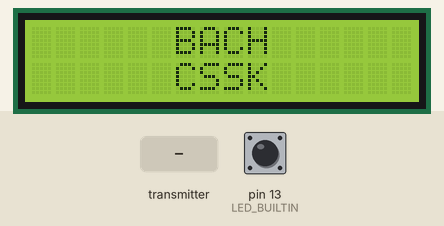
The sketch below on a simulated Arduino Uno, built with avr-gcc and run on an emulated ATmega328P. On the bench: 16×2 character LCD. The inputs (shaded band) are chosen by the test bench; at power-on: pin 13 (LED_BUILTIN) HIGH. No radio packets arrive unless stated; what the sketch prints to the serial monitor is not drawn.

Above: at 0.2 s.
4.4 s: the transmitter starts sending Data_nhan.0 = 0
At 8.4 s:
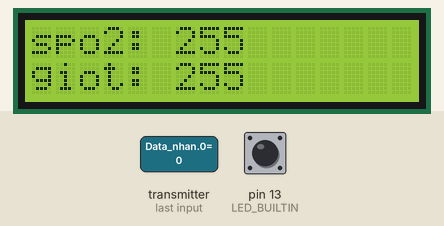
At 10.2 s:
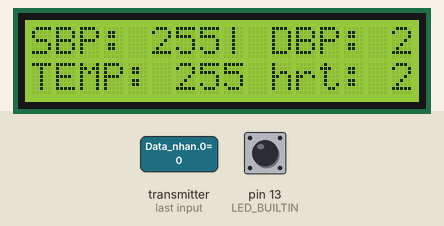
Timing chart, 0 to 11.7 s (numbered marks = the images above; inputs shaded):
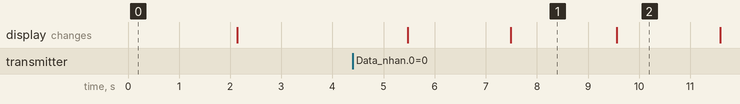

The sketch:

TrungTam_NANO.ino
```cpp
//---------------------------------
// nRF24L01 dulieu1 & dulieu2 Receiver
//---------------------------------
#include <SPI.h>
#include <nRF24L01.h>
#include <RF24.h>
#include <Wire.h>
#include <SoftwareSerial.h>
#include <LiquidCrystal_I2C.h>
#include <EEPROM.h>

//------------------------------------------
// #define DEBUG
//------------------------------------------
// DEFINE PIN
#define SPI_CE_PIN 9
#define SPI_CSN_PIN 10
#define SOFT_SERIAL_RX 8  // xem xet lai pin nay
#define SOFT_SERIAL_TX 7  // xem xet lai pin nay

//------------------------------------------
RF24 radio(SPI_CE_PIN, SPI_CSN_PIN);
#ifdef SOFT_SERIAL_TX
SoftwareSerial softSerial(SOFT_SERIAL_RX, SOFT_SERIAL_TX);  // RX, TX
#endif
LiquidCrystal_I2C lcd(0x27, 16, 2);
//------------------------------------------
// nrf address (need 3)
// const uint64_t pipe1 = 0xF0F0F0F0AA;
const uint64_t pipe2 = 0xF0F0F0F066;
// const uint64_t pipe3 = 0xF0F0F0F0A1;
//------------------------------------------
int sbp = 0, dbp = 0, nhietDoCoThe = 0, nhiptim = 0, spo2 = 2;
int demGiot = 0;
//------------------------------------------
float Data_nhan[4];
//===============================================
void setup() {
  //----------------------------------------
  Serial.begin(9600);
  while (!Serial) {}
#ifdef SOFT_SERIAL_TX
  softSerial.begin(9600);
#endif  // DEBUG
  //----------------------------------------
  if (!radio.begin()) {
    Serial.println(F("radio hardware is not responding!!"));
    while (1) {}  // hold in infinite loop
  } else {
    Serial.println(F("radio hardware is OKE!!"));
  }
  //  radio.openReadingPipe(1, pipe1);
  radio.openReadingPipe(1, pipe2);  //2
  // radio.openReadingPipe(3, pipe3);
  // radio.setPALevel(RF24_PA_LOW);
  // radio.setDataRate(RF24_250KBPS);
  radio.startListening();
  //----------------------------------------
  lcd.init();
  lcd.backlight();
  lcd.setCursor(0, 0);
  lcd.print("      BACH      ");
  lcd.setCursor(0, 1);
  lcd.print("      CSSK      ");
  delay(2000);
  lcd.clear();
  //----------------------------------------
  sbp = EEPROM.read(1);
  sbp |= EEPROM.read(2);
  dbp = EEPROM.read(3);
  dbp |= EEPROM.read(4);
  nhietDoCoThe = EEPROM.read(5);
  nhietDoCoThe |= EEPROM.read(6);
  nhiptim = EEPROM.read(7);
  nhiptim |= EEPROM.read(8);
  spo2 = EEPROM.read(9);
  spo2 |= EEPROM.read(10);
  demGiot = EEPROM.read(11);
  demGiot |= EEPROM.read(12);
  //----------------------------------------
  cli();
  TCCR1A = 0;
  TCCR1B = 0;
  TIMSK1 = 0;
  /* Setup Timer/Counter1 */
  // Set Timer1 prescaler to 1024
  TCCR1B |= (1 << CS10);
  TCCR1B |= (1 << CS12);
  TCNT1 = 30000;
  TIMSK1 = (1 << TOIE1);  // Overflow interrupt enable
  sei();                  // cho phép ngắt toàn cục
  //----------------------------------------
  sendDataToEsp();
}
//===============================================================
void toogle_led(void* arg) {
  pinMode(LED_BUILTIN, OUTPUT);
  pinMode(LED_BUILTIN, !digitalRead(LED_BUILTIN));
}
//===============================================================
ISR(TIMER1_OVF_vect) {
  TCNT1 = 30000;
  // Toggle the LED
  digitalWrite(LED_BUILTIN, !digitalRead(LED_BUILTIN));
}
//===============================================================
void loop() {
  //--------------------------------------------
  if (radio.available()) {
    radio.read(Data_nhan, sizeof(Data_nhan));
    handle_data_nrf();
    //  radio.read(Data_nhan, sizeof(Data_nhan));
    //  handle_data_nrf();
    // radio.read(Data_nhan, sizeof(Data_nhan));
    // handle_data_nrf();

    Serial.println("có ");
    Serial.println(Data_nhan[0]);
  }
}
//===============================================
/**
 * @brief hàm này sẽ xử lý dữ liệu nhận được từ nrf và gán vào các biến tương ứng
 *
 */
void handle_data_nrf() {
  // // huyet ap
  if (Data_nhan[0] == 122) {
    sbp = Data_nhan[1];
    dbp = Data_nhan[2];
    EEPROM.write(1, sbp);
    EEPROM.write(2, sbp >> 8);
    EEPROM.write(3, dbp);
    EEPROM.write(4, dbp >> 8);
  }
  //----------------------------------------
  // nhiet do + nhip tim + spo2
  if (Data_nhan[0] == 121)  //sensorData.sensorNum == 2
  {

    nhiptim = Data_nhan[1];
    nhietDoCoThe = Data_nhan[2];
    spo2 = Data_nhan[3];

    EEPROM.write(5, nhietDoCoThe);
    EEPROM.write(6, nhietDoCoThe >> 8);
    EEPROM.write(7, nhiptim);
    EEPROM.write(8, nhiptim >> 8);
    EEPROM.write(9, spo2);
    EEPROM.write(10, spo2 >> 8);
  }

  //----------------------------------------
  // dem giot
  if (Data_nhan[0] == 123) {

    demGiot = Data_nhan[1];
    EEPROM.write(11, demGiot);
    EEPROM.write(12, demGiot >> 8);
    Serial.println(demGiot);
  }

  //   // gửi dữ liệu lên esp
  sendDataToEsp();
  //   // hiển thị lên lcd
  displayData();
}
//===============================================
/**
 * @brief Hàm này sẽ gửi dữ liệu lên esp qua giao tiếp uart.
 *  Nếu có soft serial thì sẽ gửi qua soft serial
 */
void sendDataToEsp() {
  String data = "";
  data += String(sbp, 5) + "," + String(dbp, 5) + "," + String(nhietDoCoThe, 5) + "," + String(nhiptim, 5) + "," + String(spo2, 5) + "," + String(demGiot, 5);
  // data: 120  ,80  ,36,80  ,98  ,0
#ifdef DEBUG
  Serial.println(data);
#endif
//----------------------------------------
#ifdef SOFT_SERIAL_TX
  softSerial.println(data);  // gửi dữ liệu lên esp bằng soft serial
#else
  Serial.println(data);  // gửi dữ liệu lên esp bằng giao tiếp uart
#endif
  delay(1000);
}
//===============================================
/**
 * @brief Hàm này sẽ hiển thị dữ liệu lên lcd
 *
 */
void displayData() {
  lcd.clear();
  lcd.setCursor(0, 0);
  lcd.print("SBP: ");
  lcd.print(sbp);
  lcd.print("| DBP: ");
  lcd.print(dbp);
  lcd.setCursor(0, 1);
  lcd.print("TEMP: ");
  lcd.print(nhietDoCoThe);
  lcd.print(" hrt: ");
  lcd.print(nhiptim);
  //----------------------------------------
  delay(2000);
  lcd.clear();
  lcd.print("spo2: ");
  lcd.print(spo2);
  lcd.setCursor(0, 1);
  lcd.print("giot: ");
  lcd.print(demGiot);
  delay(1000);
}
```

Measured:
- after the input at 4.4 s, the display: first changes after 1.1 s (image 1 shows a later state)
- what the display in image 1 shows lasts 2.1 s, from 7.5 s to 9.6 s
